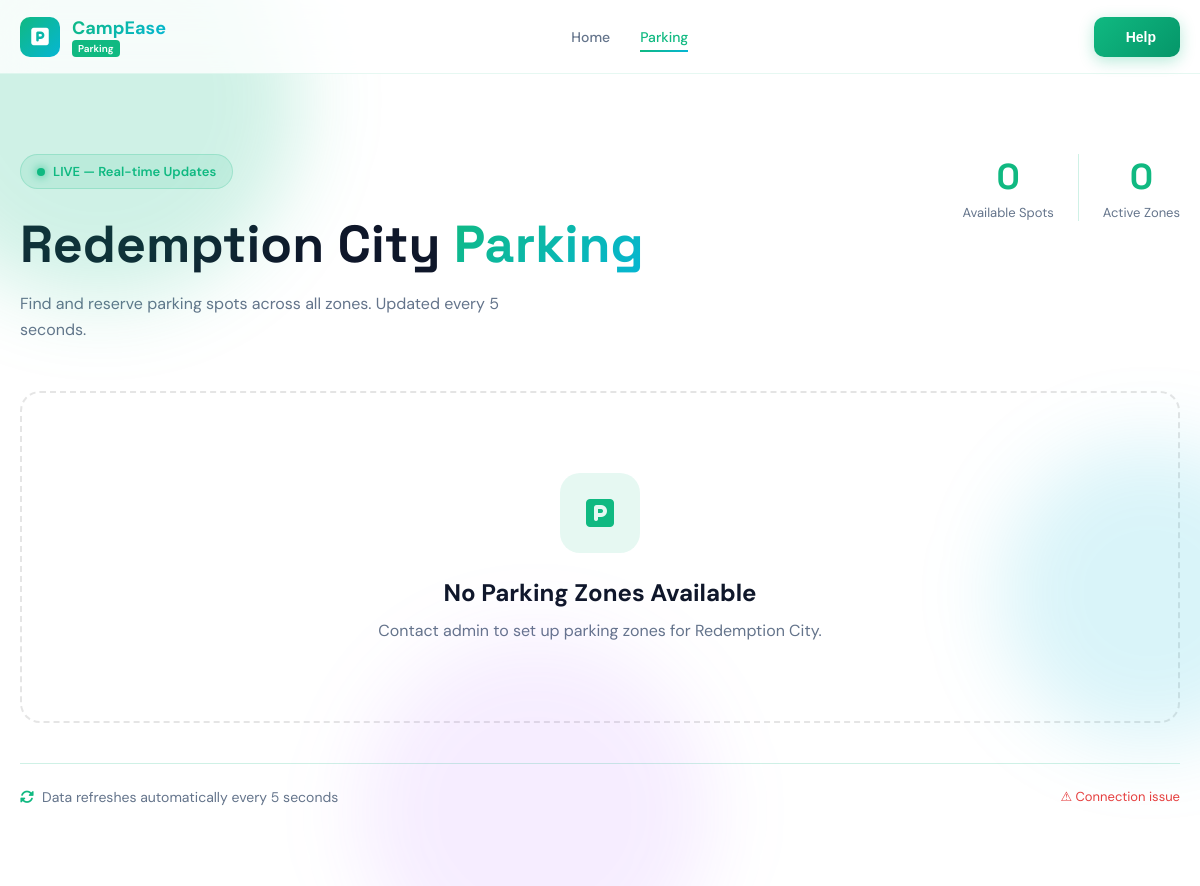
/parking/, run on an earlier commit of the app's database.
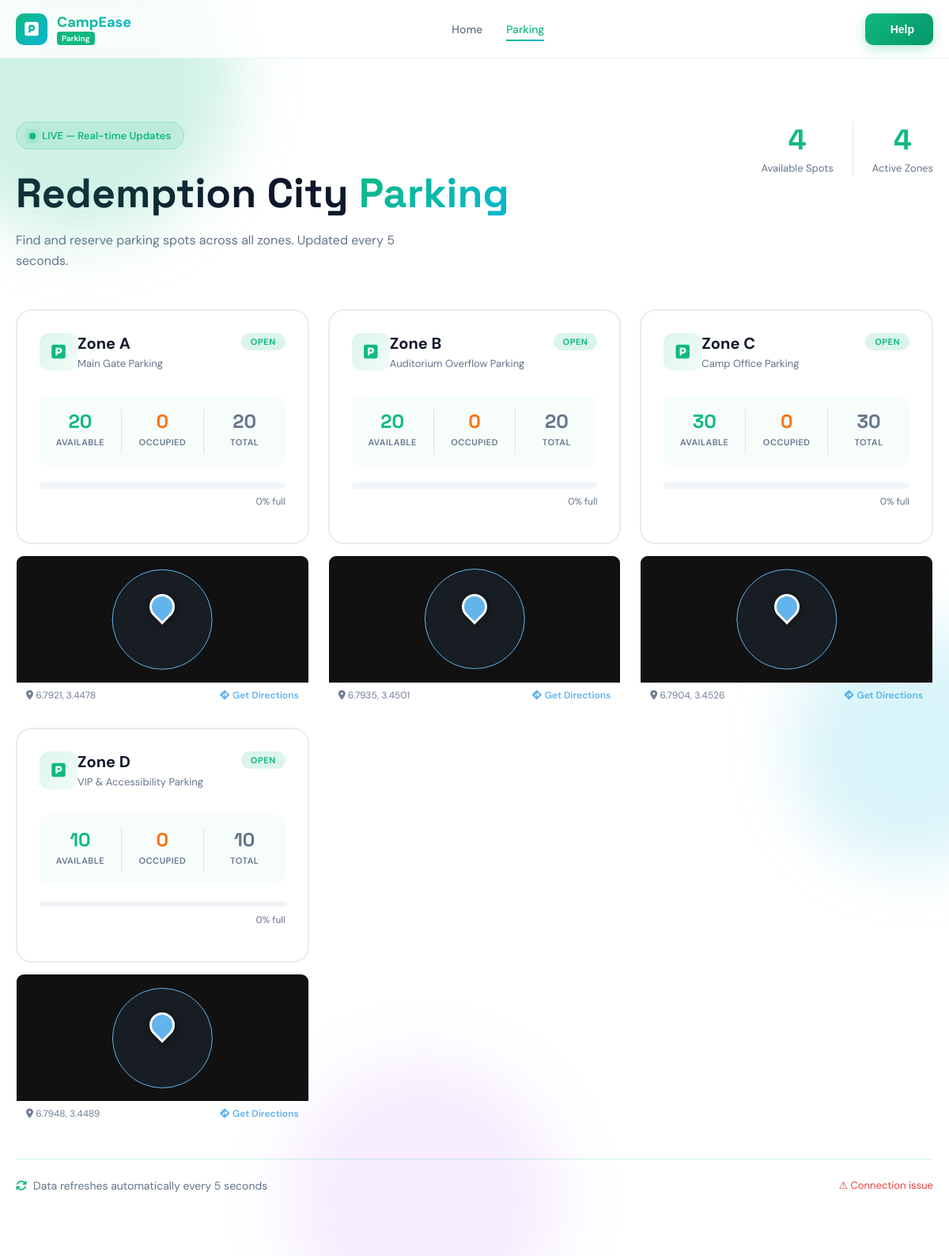
And on a later commit of the database.
### App/models.py (models this page shows, shortened)
class ParkingZone(models.Model):
    STATUS_CHOICES = [
        ('open',    'Open'),
        ('filling', 'Filling'),
        ('full',    'Full'),
        ('closed',  'Closed'),
    ]
    name             = models.CharField(max_length=100)
    description      = models.CharField(max_length=255, blank=True)
    capacity         = models.PositiveIntegerField(default=50)
    status           = models.CharField(max_length=10, choices=STATUS_CHOICES, default='open')
    latitude         = models.FloatField(default=0.0, help_text="Zone GPS latitude. Update to real value.")
    longitude        = models.FloatField(default=0.0, help_text="Zone GPS longitude. Update to real value.")
    manual_override  = models.BooleanField(default=False)
    override_status  = models.CharField(max_length=10, choices=STATUS_CHOICES, blank=True, null=True)
    created_at       = models.DateTimeField(auto_now_add=True)
    updated_at       = models.DateTimeField(auto_now=True)
    def occupied_count(self):
        return self.slots.filter(status='occupied').count()
    def available_count(self):
        return self.slots.filter(status='available').count()
    def occupancy_percent(self):
        total = self.slots.count()
        if total == 0:
            return 0
        return round((self.occupied_count() / total) * 100)
    class Meta:
        ordering = ['name']

### App/views.py (the view)
# urls.py: path('', views.parking_dashboard, name='parking_dashboard'),
def parking_dashboard(request):
    _release_expired_slots()
    zones       = ParkingZone.objects.prefetch_related('slots').all()
    active_slot = _get_active_slot(request)
    zones_geo = json.dumps([
        {
            'id':        z.id,
            'name':      z.name,
            'lat':       z.latitude,
            'lng':       z.longitude,
            'url':       f'/parking/zone/{z.id}/',
            'available': z.available_count(),
            'status':    z.status,
            'has_coords': not (z.latitude == 0.0 and z.longitude == 0.0),
        }
        for z in zones
    ])
    return render(request, 'parking_dashboard.html', {
        'zones':      zones,
        'active_slot': active_slot,
        'zones_geo':  zones_geo,   # passed into template as a JS variable
    })

### App/views.py (called while the page is built)
def _get_active_slot(request):
    token = request.session.get(SESSION_KEY)
    if not token:
        return None
    return ParkingSlot.objects.filter(session_token=token, status='occupied').first()

def _release_expired_slots():
    expired = ParkingSlot.objects.filter(
        status='occupied',
        auto_release_at__lt=timezone.now()
    )
    for slot in expired:
        slot.check_out()

### templates/parking_dashboard.html (shortened to what this page needs)
{% load static %}
<!DOCTYPE html>
<html lang="en">
<head>
    <link rel="stylesheet" href="https://cdnjs.cloudflare.com/ajax/libs/font-awesome/6.5.0/css/all.min.css">
    <link rel="stylesheet" href="https://unpkg.com/leaflet@1.9.4/dist/leaflet.css" />
    <link rel="stylesheet" href="{% static 'css/index.css' %}">
    <link rel="stylesheet" href="{% static 'css/parking.css' %}">
</head>
<body>
    <div class="bg-orbs">
        <div class="orb orb-1"></div>
        <div class="orb orb-2"></div>
        <div class="orb orb-3"></div>
    </div>
    <nav class="site-nav">
        <div class="container">
            <div class="nav-inner">
                <a href="/" class="nav-logo">
                    <div class="nav-logo-mark">
                        <i class="fa-solid fa-square-parking"></i>
                    </div>
                    <div class="logo-text">
                        <span class="logo-main">CampEase</span>
                        <span class="logo-badge">Parking</span>
                    </div>
                </a>
                <div class="nav-links-wrap">
                    <a href="/" class="nav-link">Home</a>
                    <a href="/parking/" class="nav-link active">Parking</a>
                </div>
                <div class="nav-actions">
                    <button class="btn btn-primary"> Help</button>
                </div>
            </div>
        </div>
    </nav>
    <section id="parking-dashboard">
        <div class="container">
            <div class="dashboard-header">
                <div class="header-content">
                    <div class="header-badge">
                        <span class="live-dot"></span>
                        <span>LIVE — Real-time Updates</span>
                    </div>
                    <h1 class="dashboard-title">
                        Redemption City <span class="gradient-text">Parking</span>
                    </h1>
                    <p class="dashboard-subtitle">Find and reserve parking spots across all zones. Updated every 5 seconds.</p>
                </div>
                <div class="header-stats">
                    <div class="stat-card">
                        <div class="stat-value" id="total-available">
                            {{ zones|length }}
                        </div>
                        <div class="stat-label">Available Spots</div>
                    </div>
                    <div class="stat-card">
                        <div class="stat-value" id="total-zones">{{ zones|length }}</div>
                        <div class="stat-label">Active Zones</div>
                    </div>
                </div>
            </div>
            <div class="zones-grid" id="zones-grid">
                {% for zone in zones %}
                <div class="zone-card-wrap">
                    <a href="/parking/zone/{{ zone.id }}/" class="zone-card status-{{ zone.status }}" data-zone-id="{{ zone.id }}">
                        <div class="zone-card-header">
                            <div class="zone-icon">
                                <i class="fa-solid fa-square-parking"></i>
                            </div>
                            <div class="zone-info">
                                <h3 class="zone-name">{{ zone.name }}</h3>
                                <p class="zone-desc">{{ zone.description|default:"Parking zone" }}</p>
                            </div>
                            <div class="zone-badge status-{{ zone.status }}">
                                {{ zone.get_status_display }}
                            </div>
                        </div>
                        <div class="zone-metrics">
                            <div class="metric-item">
                                <div class="metric-value available" id="zone-{{ zone.id }}-available">{{ zone.available_count }}</div>
                                <div class="metric-label">Available</div>
                            </div>
                            <div class="metric-item">
                                <div class="metric-value occupied" id="zone-{{ zone.id }}-occupied">{{ zone.occupied_count }}</div>
                                <div class="metric-label">Occupied</div>
                            </div>
                            <div class="metric-item">
                                <div class="metric-value total" id="zone-{{ zone.id }}-total">{{ zone.slots.count }}</div>
                                <div class="metric-label">Total</div>
                            </div>
                        </div>
                        <div class="zone-progress">
                            <div class="progress-bar">
                            </div>
                            <div class="progress-text">{{ zone.occupancy_percent }}% full</div>
                        </div>
                    </a>
                    {% if zone.latitude != 0.0 or zone.longitude != 0.0 %}
                    <div class="zone-map-wrap">
                        <div class="zone-map" id="map-{{ zone.id }}"
                             data-lat="{{ zone.latitude }}"
                             data-lng="{{ zone.longitude }}"
                             data-name="{{ zone.name }}">
                        </div>
                        <div class="zone-map-footer">
                            <span><i class="fa-solid fa-location-dot"></i> {{ zone.latitude|floatformat:4 }}, {{ zone.longitude|floatformat:4 }}</span>
                            <a href="https://www.openstreetmap.org/directions?from=&to={{ zone.latitude }},{{ zone.longitude }}" target="_blank" rel="noopener">
                                <i class="fa-solid fa-diamond-turn-right"></i> Get Directions
                            </a>
                        </div>
                    </div>
                    {% else %}
                    <div class="no-coords-notice">
                        <i class="fa-solid fa-map-pin"></i>
                        <span>No coordinates set — update in admin panel</span>
                    </div>
                    {% endif %}
                </div>
                {% empty %}
                <div class="empty-state">
                    <div class="empty-icon">
                        <i class="fa-solid fa-parking"></i>
                    </div>
                    <h3>No Parking Zones Available</h3>
                    <p>Contact admin to set up parking zones for Redemption City.</p>
                </div>
                {% endfor %}
            </div>
            <div class="dashboard-footer">
                <div class="footer-info">
                    <i class="fa-solid fa-rotate"></i>
                    <span>Data refreshes automatically every 5 seconds</span>
                </div>
                <div class="footer-status" id="poll-status">
                </div>
            </div>
        </div>
    </section>
</body>
</html>

### static/css/index.css (style rules this page uses)
:root { --primary: #10b981; --primary-dark: #059669; --primary-light: #6ee7b7; --secondary: #06b6d4; --orange: #f97316; --purple: #a855f7; --red: #ef4444; --dark: #0f172a; --light: #f8fafc; --white: #ffffff; --text-primary: #0f172a; --text-secondary: #64748b; --shadow-sm: 0 1px 2px rgba(0, 0, 0, 0.05); --shadow-md: 0 4px 6px rgba(0, 0, 0, 0.1); --shadow-lg: 0 10px 25px rgba(0, 0, 0, 0.15); --shadow-xl: 0 20px 40px rgba(16, 185, 129, 0.2); --transition: all 0.3s cubic-bezier(0.34, 1.56, 0.64, 1); }
* { margin: 0; padding: 0; box-sizing: border-box; }
html { scroll-behavior: smooth; }
body { font-family: 'DM Sans', sans-serif; color: var(--text-primary); background: var(--white); overflow-x: hidden; }
.container { max-width: 1200px; margin: 0 auto; padding: 0 20px; }
.bg-orbs { position: fixed; top: 0; left: 0; width: 100%; height: 100%; pointer-events: none; z-index: 0; }
.orb { position: absolute; border-radius: 50%; filter: blur(40px); mix-blend-mode: multiply; }
.orb-1 { width: 400px; height: 400px; background: rgba(16, 185, 129, 0.2); top: -100px; left: -100px; animation: orbFloat 20s ease-in-out infinite; }
.orb-2 { width: 300px; height: 300px; background: rgba(6, 182, 212, 0.15); top: 50%; right: -100px; animation: orbFloat 25s ease-in-out infinite reverse; }
.orb-3 { width: 350px; height: 350px; background: rgba(168, 85, 247, 0.1); bottom: -100px; left: 30%; animation: orbFloat 30s ease-in-out infinite; }
.site-nav { position: sticky; top: 0; z-index: 100; background: rgba(255, 255, 255, 0.8); backdrop-filter: blur(20px); border-bottom: 1px solid rgba(16, 185, 129, 0.1); padding: 16px 0; animation: fadeInDown 0.6s ease-out; }
.nav-inner { display: flex; align-items: center; justify-content: space-between; gap: 40px; }
.nav-logo { display: flex; align-items: center; gap: 12px; text-decoration: none; transition: var(--transition); }
.nav-logo-mark { position: relative; width: 40px; height: 40px; background: linear-gradient(135deg, var(--primary) 0%, var(--secondary) 100%); border-radius: 10px; display: flex; align-items: center; justify-content: center; color: white; font-size: 20px; transition: var(--transition); }
.logo-text { display: flex; flex-direction: column; align-items: flex-start; }
.logo-main { font-weight: 700; font-size: 18px; background: linear-gradient(135deg, var(--primary) 0%, var(--secondary) 100%); -webkit-background-clip: text; -webkit-text-fill-color: transparent; background-clip: text; }
.logo-badge { font-size: 10px; font-weight: 600; background: var(--primary); color: white; padding: 2px 6px; border-radius: 4px; }
.nav-links-wrap { display: flex; gap: 30px; }
.nav-link { font-size: 14px; font-weight: 500; color: var(--text-secondary); text-decoration: none; transition: var(--transition); position: relative; }
.nav-link::after { content: ''; position: absolute; bottom: -6px; left: 0; width: 0; height: 2px; background: linear-gradient(90deg, var(--primary) 0%, var(--secondary) 100%); transition: width 0.3s ease; }
.nav-link:hover::after, .nav-link.active::after { width: 100%; }
.nav-link:hover, .nav-link.active { color: var(--primary); }
.nav-actions { display: flex; align-items: center; gap: 16px; }
.btn { display: inline-flex; align-items: center; gap: 8px; padding: 12px 24px; border: none; border-radius: 10px; font-weight: 600; font-size: 14px; cursor: pointer; transition: var(--transition); position: relative; overflow: hidden; }
.btn::before { content: ''; position: absolute; inset: 0; background: rgba(255, 255, 255, 0.3); opacity: 0; transition: opacity 0.3s; z-index: -1; }
.btn-primary { background: linear-gradient(135deg, var(--primary) 0%, var(--primary-dark) 100%); color: white; box-shadow: 0 4px 15px rgba(16, 185, 129, 0.3); }
.gradient-text { background: linear-gradient(135deg, var(--primary) 0%, var(--secondary) 100%); -webkit-background-clip: text; -webkit-text-fill-color: transparent; background-clip: text; }
.stat-value { font-size: 24px; font-weight: 700; color: var(--primary); margin-bottom: 4px; }
.stat-label { font-size: 13px; color: var(--text-secondary); }
.metric-label { font-size: 12px; font-weight: 600; text-transform: uppercase; color: var(--text-secondary); margin-bottom: 8px; letter-spacing: 0.5px; }
.metric-value { font-size: 32px; font-weight: 700; color: var(--text-primary); margin-bottom: 4px; }
.live-dot { width: 8px; height: 8px; border-radius: 50%; background: var(--primary); animation: pulse 2s ease-in-out infinite; box-shadow: 0 0 10px var(--primary); }

What changed in the data, as far as the page shows it:
added ParkingZone: name "Zone A", description "Main Gate Parking", status "OPEN", available_count "20", occupied_count "0", slots.count "20", occupancy_percent "0", latitude "6.7921", longitude "3.4478"
added ParkingZone: name "Zone B", description "Auditorium Overflow Parking", status "OPEN", available_count "20", occupied_count "0", slots.count "20", occupancy_percent "0", latitude "6.7935", longitude "3.4501"
added ParkingZone: name "Zone C", description "Camp Office Parking", status "OPEN", available_count "30", occupied_count "0", slots.count "30", occupancy_percent "0", latitude "6.7904", longitude "3.4526"
added ParkingZone: name "Zone D", description "VIP & Accessibility Parking", status "OPEN", available_count "10", occupied_count "0", slots.count "10", occupancy_percent "0", latitude "6.7948", longitude "3.4489"
Also different on the page:
{{ zones|length }}: "0" → "4"
text no longer shown: "No Parking Zones Available Contact admin to set up parking zones for Redemption City."
